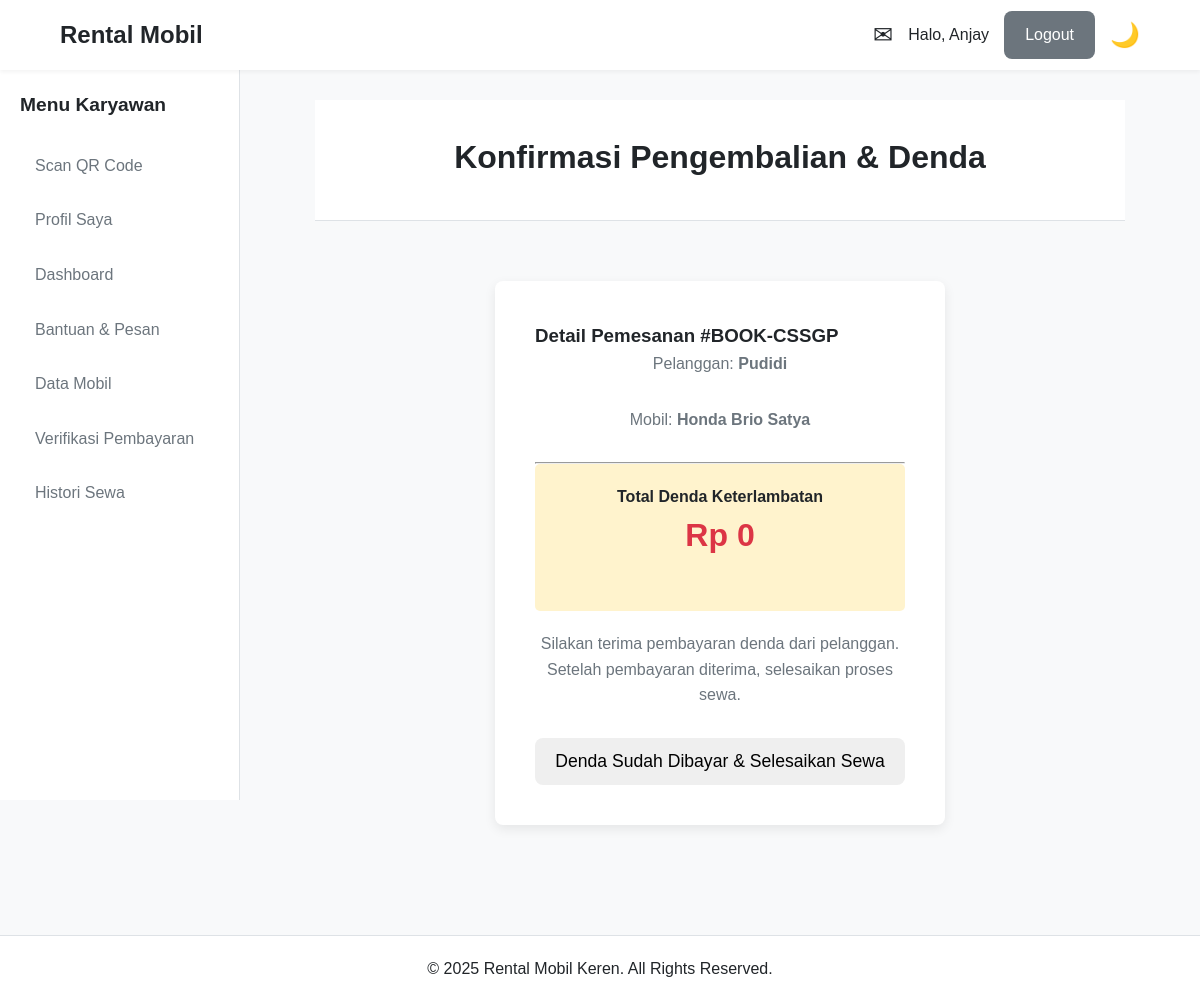
The app's page /karyawan/konfirmasi_pengembalian.php?id=4 (signed in), older data.
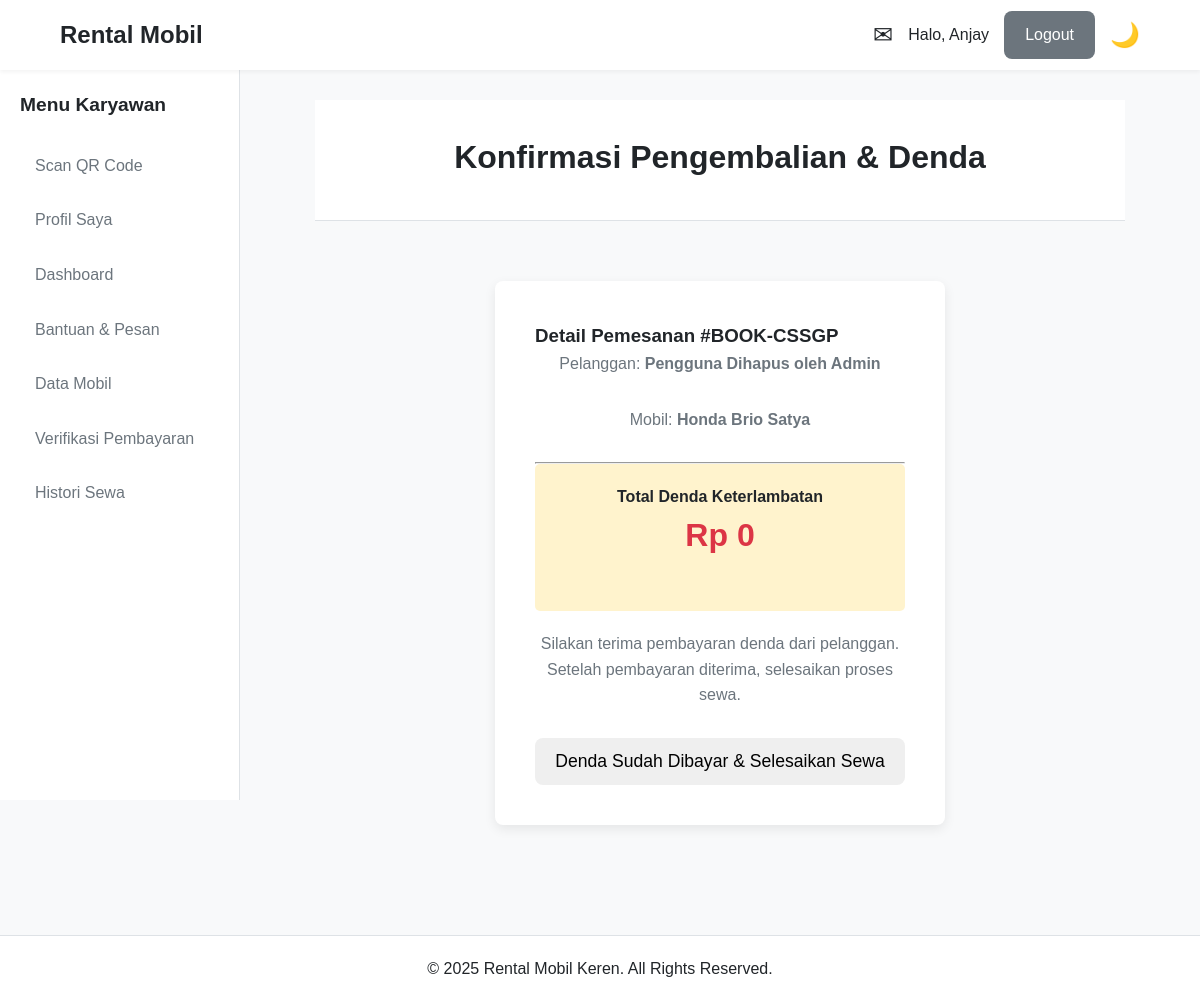
The same page, newer data.
### tables this page shows
CREATE TABLE `pemesanan` (
  `id_pemesanan` int(11) NOT NULL,
  `kode_pemesanan` varchar(10) NOT NULL,
  `id_pengguna` int(11) NOT NULL,
  `id_mobil` int(11) NOT NULL,
  `tanggal_mulai` datetime NOT NULL,
  `tanggal_selesai` datetime NOT NULL,
  `tanggal_pengembalian` datetime DEFAULT NULL,
  `total_biaya` decimal(12,2) NOT NULL,
  `total_denda` decimal(12,2) DEFAULT 0.00,
  `total_biaya_diajukan` decimal(12,2) DEFAULT NULL,
  `status_pemesanan` enum('Menunggu Pembayaran','Menunggu Verifikasi','Dikonfirmasi','Berjalan','Selesai','Dibatalkan','Pengajuan Pembatalan','Pengajuan Ambil Cepat','Menunggu Pembayaran Denda','Pengajuan Ditolak') NOT NULL,
  `alasan_pembatalan` text DEFAULT NULL,
  `rekening_pembatalan` varchar(50) DEFAULT NULL,
  `rating_pengguna` int(1) DEFAULT NULL,
  `review_pelanggan` text DEFAULT NULL,
  `catatan_admin` varchar(255) DEFAULT NULL,
  `waktu_pengambilan` datetime DEFAULT NULL,
  `waktu_pengembalian` datetime DEFAULT NULL,
  `batas_pembayaran` datetime DEFAULT NULL,
  `tgl_mulai_diajukan` datetime DEFAULT NULL,
  `tanggal_pemesanan` timestamp NOT NULL DEFAULT current_timestamp(),
  `updated_at` timestamp NOT NULL DEFAULT current_timestamp() ON UPDATE current_timestamp()
);

CREATE TABLE `pengguna` (
  `id_pengguna` int(11) NOT NULL,
  `username` varchar(50) NOT NULL,
  `password` varchar(255) NOT NULL,
  `nama_lengkap` varchar(100) NOT NULL,
  `nik` varchar(16) DEFAULT NULL,
  `foto_ktp` varchar(255) DEFAULT NULL,
  `email` varchar(100) NOT NULL,
  `no_telp` varchar(15) NOT NULL,
  `alamat` text DEFAULT NULL,
  `role` enum('Admin','Karyawan','Pelanggan') NOT NULL DEFAULT 'Pelanggan',
  `created_at` timestamp NOT NULL DEFAULT current_timestamp()
);

CREATE TABLE `mobil` (
  `id_mobil` int(11) NOT NULL,
  `plat_nomor` varchar(10) NOT NULL,
  `merk` varchar(50) NOT NULL,
  `model` varchar(50) NOT NULL,
  `tahun` year(4) NOT NULL,
  `jenis_mobil` varchar(50) DEFAULT NULL,
  `harga_sewa_harian` decimal(10,2) NOT NULL,
  `denda_per_hari` decimal(10,2) NOT NULL,
  `status` enum('Tersedia','Disewa','Perawatan','Tidak Aktif','Dipesan') NOT NULL DEFAULT 'Tersedia',
  `gambar_mobil` varchar(255) DEFAULT NULL,
  `spesifikasi` text DEFAULT NULL,
  `kelas_mobil` enum('Low level','Mid level','High level','Luxury') DEFAULT 'Mid level',
  `updated_at` timestamp NOT NULL DEFAULT current_timestamp() ON UPDATE current_timestamp()
);

### includes/functions.php (called while the page is built, shortened)
<?php
function format_rupiah($angka) {
    return 'Rp ' . number_format($angka, 0, ',', '.');
}

### karyawan/konfirmasi_pengembalian.php (the view, shortened to what this page needs)
<?php
require_once '../includes/config.php';
require_once '../includes/functions.php';
$id_pemesanan = isset($_GET['id']) ? (int)$_GET['id'] : 0;
try {
    $stmt = $pdo->prepare("SELECT p.*, u.nama_lengkap, m.merk, m.model FROM pemesanan p JOIN pengguna u ON p.id_pengguna = u.id_pengguna JOIN mobil m ON p.id_mobil = m.id_mobil WHERE p.id_pemesanan = ?");
    $stmt->execute([$id_pemesanan]);
    $pemesanan = $stmt->fetch();
} catch (PDOException $e) { die("Error: ".$e->getMessage()); }
require_once '../includes/header.php';
?>
<div class="page-header"><h1>Konfirmasi Pengembalian & Denda</h1></div>
<div class="form-container">
    <div class="form-box">
        <h3>Detail Pemesanan #<?= htmlspecialchars($pemesanan['kode_pemesanan']) ?></h3>
        <p>Pelanggan: <strong><?= htmlspecialchars($pemesanan['nama_lengkap']) ?></strong></p>
        <p>Mobil: <strong><?= htmlspecialchars($pemesanan['merk'] . ' ' . $pemesanan['model']) ?></strong></p>
        <hr>
        <div class="denda-info" style="text-align:center; padding: 20px; background: #fff3cd; border-radius: 5px;">
            <h4>Total Denda Keterlambatan</h4>
            <p style="font-size: 2rem; font-weight: bold; color: var(--danger-color);"><?= format_rupiah($pemesanan['total_denda']) ?></p>
        </div>
        <p style="text-align:center; margin-top:20px;">Silakan terima pembayaran denda dari pelanggan. Setelah pembayaran diterima, selesaikan proses sewa.</p>
        <form action="<?= BASE_URL ?>actions/pemesanan/proses_penyelesaian.php" method="POST" style="margin-top: 20px;" onsubmit="return confirm('Anda yakin denda sudah dibayar dan ingin menyelesaikan penyewaan ini?');">
            <button type="submit" class="btn btn-success" style="width: 100%;">Denda Sudah Dibayar & Selesaikan Sewa</button>
        </form>
    </div>
</div>
<?php require_once '../includes/footer.php'; ?>

Row changes from the older to the newer data that the page shows:
changed through a linked row, pemesanan "Rp 0": id_pengguna.nama_lengkap "Pudidi" → "Pengguna Dihapus oleh Admin"
